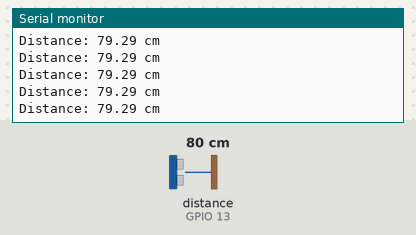
A sketch run on a simulated ESP32. On the bench: the last lines printed to the serial monitor. Wiring (inferred from the names in the program): ultrasonic range finder: trigger GPIO 12; echo GPIO 13. The test bench sets the inputs (shaded band); at power-on: distance to the obstacle (sensor on GPIO 13) 80 cm. The echo pulse lasts 58.3 µs per cm; no radio packets arrive unless stated.

Above: at 1.2 s.
1.3 s: distance to the obstacle (sensor on GPIO 13) set to 2 cm
At 1.33 s:
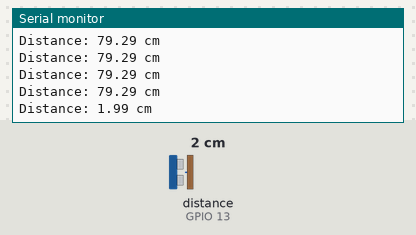
2.8 s: distance to the obstacle (sensor on GPIO 13) set to 4 cm
At 2.85 s:
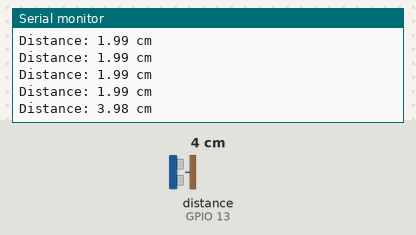
Timing chart, 0 to 5.8 s (numbered marks = the images above; inputs shaded):
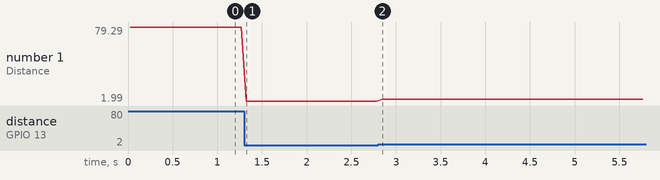

Measured:
- after the input at 1.3 s, the serial monitor: prints a new line at once (image 1)
- after the input at 2.8 s, the serial monitor: prints a new line at once (image 2)
- plotted number 1: 79.29 → 1.99 after the input at 1.3 s, 1.99 → 3.98 after the input at 2.8 s

The sketch:

sketch_oct16a.ino
```cpp
// Transmitter

#include <SPI.h>
#include <LoRa.h>

#define SS 18    // Mengawal bila LoRa aktif dalam komunikasi SPI.
#define RST 14   // Menetapkan semula (reset) modul LoRa bila mula hidup atau bila error.
#define DIO0 26  // Pin interrupt LoRa — memberitahu ESP32 bila sesuatu peristiwa LoRa berlaku.


#define TRIG_PIN 12
#define ECHO_PIN 13

void setup() {

  /* ----------------------------------------- Initialize serial communication at 115200 bits per second: ---------------------------------------*/

  Serial.begin(115200);

  pinMode(TRIG_PIN, OUTPUT);
  pinMode(ECHO_PIN, INPUT);

  LoRa.setPins(SS, RST, DIO0);

  while (!Serial);

  Serial.println("Initializing LoRa...");

  if (!LoRa.begin(470E6)) {
    Serial.println("Starting LoRa failed!");
    while (1);
  }

  Serial.println("LoRa init OK!");

}

void loop() {

  // Ultrasonic reading
  digitalWrite(TRIG_PIN, LOW);
  delayMicroseconds(2);
  digitalWrite(TRIG_PIN, HIGH);
  delayMicroseconds(10);
  digitalWrite(TRIG_PIN, LOW);

  long duration = pulseIn(ECHO_PIN, HIGH);
  float distance = duration * 0.034 / 2; // cm

  Serial.print("Distance: ");
  Serial.print(distance);
  Serial.println(" cm");

  // Hantar melalui LoRa
  LoRa.beginPacket();
  LoRa.print("Distance: ");
  LoRa.print(distance);
  LoRa.println(" cm");
  LoRa.endPacket();

}
```
